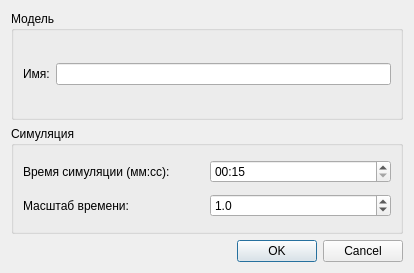
<?xml version="1.0" encoding="UTF-8"?>
<ui version="4.0">
 <class>ModelOptionsDialog</class>
 <widget class="QDialog" name="ModelOptionsDialog">
  <property name="geometry">
   <rect>
    <x>0</x>
    <y>0</y>
    <width>414</width>
    <height>273</height>
   </rect>
  </property>
  <property name="windowTitle">
   <string>Настройки модели</string>
  </property>
  <layout class="QVBoxLayout" name="verticalLayout">
   <item>
    <widget class="QGroupBox" name="groupBox">
     <property name="title">
      <string>Модель</string>
     </property>
     <layout class="QGridLayout" name="gridLayout_2">
      <item row="0" column="0">
       <widget class="QLabel" name="label">
        <property name="text">
         <string>Имя:</string>
        </property>
       </widget>
      </item>
      <item row="0" column="1">
       <widget class="QLineEdit" name="modelName"/>
      </item>
     </layout>
    </widget>
   </item>
   <item>
    <widget class="QGroupBox" name="groupBox_2">
     <property name="title">
      <string>Симуляция</string>
     </property>
     <layout class="QGridLayout" name="gridLayout">
      <item row="0" column="0">
       <widget class="QLabel" name="label_3">
        <property name="text">
         <string>Время симуляции (мм:cc):</string>
        </property>
       </widget>
      </item>
      <item row="0" column="1">
       <widget class="QTimeEdit" name="simTime">
        <property name="time">
         <time>
          <hour>0</hour>
          <minute>0</minute>
          <second>15</second>
         </time>
        </property>
        <property name="currentSection">
         <enum>QDateTimeEdit::MinuteSection</enum>
        </property>
        <property name="displayFormat">
         <string>mm:ss</string>
        </property>
       </widget>
      </item>
      <item row="1" column="0">
       <widget class="QLabel" name="label_2">
        <property name="text">
         <string>Масштаб времени:</string>
        </property>
       </widget>
      </item>
      <item row="1" column="1">
       <widget class="QDoubleSpinBox" name="timeScale">
        <property name="decimals">
         <number>1</number>
        </property>
        <property name="singleStep">
         <double>0.100000000000000</double>
        </property>
        <property name="value">
         <double>1.000000000000000</double>
        </property>
       </widget>
      </item>
     </layout>
    </widget>
   </item>
   <item>
    <widget class="QDialogButtonBox" name="buttonBox">
     <property name="orientation">
      <enum>Qt::Horizontal</enum>
     </property>
     <property name="standardButtons">
      <set>QDialogButtonBox::Cancel|QDialogButtonBox::Ok</set>
     </property>
    </widget>
   </item>
  </layout>
 </widget>
 <resources/>
 <connections>
  <connection>
   <sender>buttonBox</sender>
   <signal>accepted()</signal>
   <receiver>ModelOptionsDialog</receiver>
   <slot>accept()</slot>
   <hints>
    <hint type="sourcelabel">
     <x>248</x>
     <y>254</y>
    </hint>
    <hint type="destinationlabel">
     <x>157</x>
     <y>274</y>
    </hint>
   </hints>
  </connection>
  <connection>
   <sender>buttonBox</sender>
   <signal>rejected()</signal>
   <receiver>ModelOptionsDialog</receiver>
   <slot>reject()</slot>
   <hints>
    <hint type="sourcelabel">
     <x>316</x>
     <y>260</y>
    </hint>
    <hint type="destinationlabel">
     <x>286</x>
     <y>274</y>
    </hint>
   </hints>
  </connection>
 </connections>
</ui>
